Frame 1 (no input): blank canvas, image omitted
Frame 60 (no input): blank canvas, image omitted
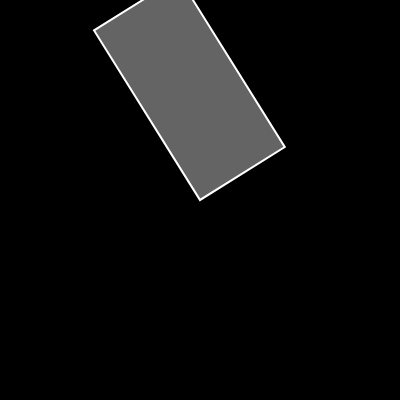
Frame 120 (the mouse pressed at the canvas centre since frame 60)

The p5.js sketch whose frames 1 and 60 were blank and that drew this single picture after the mouse press (run headless with seeded random() and noise() and a simulated clock; from frame 60 on, the mouse is pressed at the canvas centre):

// p5.js sketch
// ── sketch.js
let angle = 0;

function setup() {
  createCanvas(400, 400);
  angleMode(DEGREES);
  // rectMode(CENTER);
}

function draw() {
  background(0);
  push();
  translate(200, 200);
  // scale(4);
  scale(mouseX / 100, mouseY / 100);
  // scale(1, 1);
//   scale(1, -1);
  rotate(angle);
  stroke(255);
  fill(100);
  rect(0, 0, 100, 50);
  pop();

  angle = angle + 2;
}
